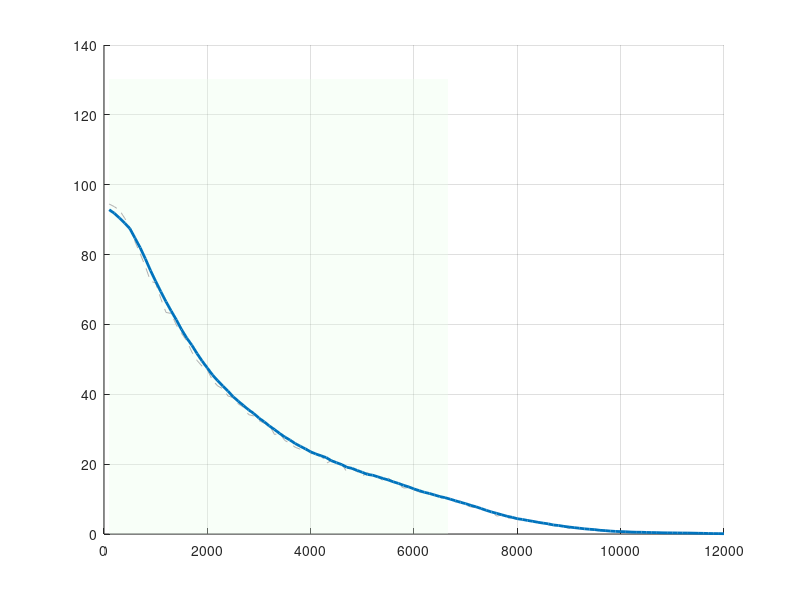

This figure's MATLAB source: (Note: this script raises an error after producing the figure.)
clc; clear; close all;
rng(42);   % Seed cố định — đảm bảo kết quả tái lập được khi bảo vệ đề tài
           % Nguồn: MathWorks, rng documentation

%% =========================
% 1. SYSTEM PARAMETERS
% =========================
% Đề tài: Thiết kế và đánh giá hiệu năng mạng Wi-Fi cho hệ thống UAV truyền video thời gian thực
% Chuẩn: IEEE 802.11ac (Wi-Fi 5), băng tần 5 GHz, kiến trúc Point-to-Point GCS <-> UAV
%
% Tham số phần cứng (khớp lý thuyết Chương 4.1):
%   UAV : NVIDIA Jetson Nano + Intel 8265NGW (module Wi-Fi M.2, 22×30mm)
%   GCS : Access Point tĩnh với anten định hướng độ lợi cao
%
% Hai kịch bản mô phỏng (Ch.4.3):
%   Kịch bản 1 — Biến độc lập: khoảng cách d (100–12000 m), vận tốc UAV = 0
%                Đánh giá: Throughput, SINR, Latency theo khoảng cách
%                Xuất: Figure 1, 2, 3
%   Kịch bản 2 — Biến độc lập: vận tốc v (0–30 m/s), khoảng cách cố định = 2000 m
%                Đánh giá: Jitter luồng UDP video do hiệu ứng Doppler/ICI
%                Xuất: Figure 4

fc     = 5e9;       % Tần số sóng mang (Hz) — băng 5 GHz, ít nhiễu, BW lớn (Ch.4.1)
c      = 3e8;       % Vận tốc ánh sáng (m/s)
lambda = c / fc;    % Bước sóng: lambda = 0.06 m tại 5 GHz
Pt     = 20;        % Công suất phát UAV (dBm) — giới hạn bởi pin Li-Po (Ch.4.1, Ch.2.2)
Gt     = 3;         % Độ lợi anten UAV: dipole/film đa hướng (dBi) — Ch.2.2
Gr     = 15;        % Độ lợi anten GCS: anten định hướng (dBi) — Ch.4.1
ht     = 50;        % Độ cao bay UAV (m) — kịch bản giám sát/tuần tra cố định
hr     = 2;         % Độ cao anten GCS tại mặt đất (m)
BW     = 40e6;      % Băng thông kênh 802.11ac (Hz) — chế độ 40 MHz (Ch.4.1)

% --- Nhiễu (khớp công thức lý thuyết Ch.4.2.4) ---
NF     = 7;                          % Noise Figure máy thu điển hình (dB)
N0     = -174 + 10*log10(BW) + NF;  % Nhiễu nhiệt nền tổng hợp (dBm)
                                     % Công thức: N0 = kTB + NF
                                     % Tại BW=40MHz: N0 ≈ -174 + 76 + 7 = -91 dBm
%
% Giả định Kịch bản 1: môi trường không có nhiễu đồng kênh đáng kể
% → I_mean đặt ở mức rất thấp (-110 dBm) để chỉ tính nhiễu nhiệt N0
% → Phù hợp với giả định "I = 0" trong phần mô tả kịch bản (Ch.4.3.1)
I_mean = -110;                       % Nhiễu đồng kênh nền (dBm) — gần như bằng 0

% --- Rician K-factor (Ch.4.2.3) ---
% K = 5: phù hợp UAV bay ở độ cao 50 m, tia LOS chiếm ưu thế (Ch.4.2.3)
% K tăng khi UAV nâng cao hơn (góc ngẩng lớn → LOS mạnh hơn đa đường)
K = 5;

%% =========================
% 2. WIFI MCS TABLE
% =========================
% Bảng MCS chuẩn IEEE 802.11ac, 1 spatial stream, BW = 40 MHz (Ch.4.2.5)
% Thuật toán điều chế tự động (Dynamic Rate Control): chọn MCS cao nhất
% mà SINR hiện tại vẫn đáp ứng ngưỡng SNR_req tương ứng.
% Nguồn: IEEE 802.11ac-2013 Table 22-26

SNR_req  = [4  7  10  13  16  20  24  28];  % Ngưỡng SINR tối thiểu theo từng MCS (dB)
PHY_rate = [13 27 40  54  81 108 121 135];  % Tốc độ PHY tương ứng (Mbps)
%            MCS0 MCS1 MCS2 MCS3 MCS4 MCS5  MCS6  MCS7
%            BPSK QPSK QPSK 16Q  16Q  64Q   64Q  256Q

MAC_eff          = 0.7;      % Hiệu suất tầng MAC (≈70% sau overhead CSMA/CA)
Packet_Size_bits = 1500 * 8; % Kích thước gói Ethernet tiêu chuẩn (bits)

%% =========================
% 3. KHOẢNG CÁCH & CRITICAL DISTANCE — KỊCH BẢN 1
% =========================
% Khoảng cách tới hạn dc = 4*ht*hr/lambda (Ch.4.2.1):
%   dc = 4 × 50 × 2 / 0.06 = 6667 m
%
% Tại d < dc: suy hao theo mô hình Free-Space (–20 dB/decade)
% Tại d > dc: suy hao theo mô hình Two-Ray bậc 4 (–40 dB/decade)
%             do giao thoa triệt tiêu giữa tia LOS và tia phản xạ mặt đất
%
% Dải khảo sát bắt đầu từ 100 m để thể hiện đỉnh Throughput/SINR vùng gần
% → cần thiết để phân tích đủ 3 vùng theo lý thuyết (Ch.4.3.1):
%   Vùng 1 (An toàn)   : d = 100 m – ~3000 m  → SINR cao, Throughput đỉnh
%   Vùng 2 (Suy giảm)  : d = 3000 m – dc      → SINR giảm dần, MCS lùi bậc
%   Vùng 3 (Sụp đổ)    : d > dc = 6667 m      → suy hao bậc 4, kết nối video mất

dc = (4 * ht * hr) / lambda;
fprintf('=== Khoảng cách tới hạn dc = %.0f m ===\n', dc);

d  = 100 : 100 : 12000;   % 100 m – 12 km, bước 100 m
Nd = length(d);

%% =========================
% 4. MONTE CARLO SETUP
% =========================
% Monte Carlo 500 lần lặp: đủ để trung bình hội tụ ổn định
% (sai số chuẩn ~ 1/sqrt(500) ≈ 4.5% so với giá trị kỳ vọng lý thuyết)
Nrun = 500;

Throughput_all = zeros(Nrun, Nd);
SINR_all       = zeros(Nrun, Nd);
Latency_all    = zeros(Nrun, Nd);

%% =========================
% 5. MAIN SIMULATION LOOP — KỊCH BẢN 1
% =========================
% Vòng lặp Monte Carlo: mỗi run mô phỏng một thực hiện ngẫu nhiên của kênh
% (shadowing + fading khác nhau) tại từng khoảng cách d(i).
% Kết quả cuối lấy trung bình qua 500 runs → phản ánh đặc tính thống kê kênh.

fprintf('Bắt đầu mô phỏng Kịch bản 1: Monte Carlo (%d runs × %d distances)...\n', Nrun, Nd);
tic;
for k = 1:Nrun
    for i = 1:Nd

        % ===== Mô hình Two-Ray Ground Reflection (Ch.4.2.1) =====
        % Phân vùng theo khoảng cách tới hạn dc:
        %   d <= dc: công suất thu theo FSPL (Free-Space Path Loss)
        %            PL = 20log(d) + 20log(4π/λ)  [dB]
        %   d >  dc: suy hao tăng thêm 40log(d/dc) so với PL tại dc
        %            tương đương hàm bậc 4 của khoảng cách (–40 dB/decade)
        if d(i) <= dc
            PL = 20*log10(d(i)) + 20*log10(4*pi / lambda);
        else
            PL_dc = 20*log10(dc) + 20*log10(4*pi / lambda);
            PL    = PL_dc + 40*log10(d(i) / dc);
        end
        % Công suất thu cơ sở: Pr_base = Pt + Gt + Gr - PL  [dBm]
        Pr_base = Pt + Gt + Gr - PL;

        % ===== Shadowing Log-Normal (Ch.4.2.2) =====
        % Biến thiên môi trường (địa hình, vật cản) được mô hình hóa
        % bằng phân bố Gauss: X_sigma ~ N(0, sigma²), sigma = 3 dB
        % Nguồn: Rappaport (2002), Wireless Communications, Sec.3.3
        shadowing   = randn * 3;              % N(0, 9): sigma = 3 dB
        Pr_shadowed = Pr_base + shadowing;

        % ===== Rician Fading (Ch.4.2.3) =====
        % Liên kết UAV–GCS luôn có tia LOS → phân bố Rician phù hợp hơn Rayleigh
        % Biên độ kênh: h = sqrt(K/(K+1)) + sqrt(1/(2(K+1))) × (N(0,1)+jN(0,1))
        %   Thành phần xác định: LOS_amp = sqrt(K/(K+1))
        %   Thành phần ngẫu nhiên: NLOS_amp ~ Gaussian phức (đa đường tán xạ)
        % Nguồn: Simon & Alouini (2005), Digital Communication over Fading Channels
        LOS_amp  = sqrt(K / (K + 1));
        NLOS_amp = sqrt(1 / (2*(K+1))) * (randn + 1i*randn);
        fading   = LOS_amp + NLOS_amp;
        % Cộng thêm ảnh hưởng fading (dB): Pr = Pr_shadowed + 20log|h|
        Pr       = Pr_shadowed + 20*log10(abs(fading));

        % ===== Nhiễu & SINR (Ch.4.2.4) =====
        % Nhiễu tức thời: I_inst = I_mean + N(0, 4) — biến động nhỏ quanh nền
        % Tổng công suất nhiễu + nhiệt: NI_mW = N0_mW + I_mW  [mW]
        % SINR = Pr - 10log(NI_mW)  [dB]
        % Vì I_mean = -110 dBm << N0 ≈ -91 dBm → SINR ≈ Pr - N0 (chỉ nhiễu nhiệt)
        I_inst         = I_mean + randn * 2;  % Nhiễu đồng kênh tức thời (dBm)
        NI_mW          = 10^(N0/10) + 10^(I_inst/10);
        SINR           = Pr - 10*log10(NI_mW);
        SINR_all(k, i) = SINR;

        % ===== Adaptive MCS — Điều chế tự động (Ch.4.2.5) =====
        % Chọn MCS cao nhất mà SINR hiện tại vẫn đáp ứng ngưỡng SNR_req
        % → Tối đa hóa thông lượng trong điều kiện kênh truyền hiện tại
        idx = find(SINR >= SNR_req, 1, 'last');
        if isempty(idx)
            rate = 0;   % SINR < 4 dB: không thể giải mã → kết nối sụp đổ
        else
            rate = PHY_rate(idx);
        end

        % ===== Throughput / Goodput (Ch.4.3.1) =====
        % Goodput = PHY_rate × MAC_efficiency
        % MAC_eff = 0.7: phản ánh overhead CSMA/CA, ACK, header 802.11
        % Khi rate = 0 (SINR < ngưỡng MCS0 = 4 dB): không có kết nối → Goodput = 0
        if rate == 0
            tp = 0;
        else
            tp = rate * MAC_eff;
        end
        Throughput_all(k, i) = tp;

        % ===== Latency E2E (Ch.1.3.1) =====
        % Tổng độ trễ đầu cuối = Prop_Delay + Tx_Delay + MAC_Queue_Delay
        %   Prop_Delay      = d/c       (truyền sóng điện từ trong không khí)
        %   Tx_Delay        = L/R       (thời gian truyền gói L bits ở tốc độ R)
        %   MAC_Queue_Delay = 2–5 ms    (CSMA/CA backoff + xếp hàng ngẫu nhiên)
        % Ngưỡng: latency > 200 ms → gán 200 ms (kết nối mất kiểm soát thực tế)
        Prop_Delay      = d(i) / c;
        MAC_Queue_Delay = 0.002 + rand * 0.003;
        if rate > 0
            Tx_Delay = Packet_Size_bits / (rate * 1e6);
        else
            Tx_Delay = inf;
        end

        current_latency = Prop_Delay + Tx_Delay + MAC_Queue_Delay;

        if rate == 0 || ~isfinite(current_latency) || current_latency > 0.2
            Latency_all(k, i) = 200;   % Giới hạn trên: kết nối không dùng được
        else
            Latency_all(k, i) = current_latency * 1000;   % Đổi s → ms
        end
    end
end

elapsed = toc;
fprintf('Kịch bản 1 hoàn thành! Thời gian: %.1f giây.\n', elapsed);

%% =========================
% 6. AVERAGING & SMOOTHING — KỊCH BẢN 1
% =========================
% Lấy trung bình qua 500 runs Monte Carlo → loại bỏ nhiễu thống kê
% Làm mượt bằng moving average (cửa sổ 8 điểm) → đường xu hướng rõ ràng hơn
% cho đồ thị, phù hợp báo cáo kỹ thuật

Throughput_avg = mean(Throughput_all, 1);
SINR_avg       = mean(SINR_all, 1);
Latency_avg    = mean(Latency_all, 1);

win = 8;   % Cửa sổ moving average: 8 điểm × 100 m/điểm = 800 m
Throughput_smooth = movmean(Throughput_avg, win);
SINR_smooth       = movmean(SINR_avg, win);
Latency_smooth    = movmean(Latency_avg, win);

%% =========================
% 7. JITTER MODEL — KỊCH BẢN 2
% =========================
% Kịch bản 2: Cố định khoảng cách d = 2000 m (vùng an toàn, SINR cao)
%             Thay đổi vận tốc v từ 0 → 30 m/s để khảo sát hiệu ứng Doppler
%
% Mô hình Jitter theo hiệu ứng Doppler/ICI (Ch.4.2.7):
%   fd = v × cos(θ) / lambda     [Hz]   — Tần số dịch chuyển Doppler
%   Jitter(ms) = J0 + alpha × fd²       — Jitter tăng theo bậc 2 của fd
%
% Cơ sở vật lý: Khi UAV di chuyển, dịch tần Doppler fd phá vỡ tính trực
% giao của các sóng mang con OFDM → sinh nhiễu liên sóng mang (ICI).
% ICI ∝ fd² → tầng MAC phải truyền lại gói (Retransmission) → Jitter tăng.
%
% Hiệu chỉnh tham số alpha để khớp Ch.4.3.2 (Jitter vượt 30 ms tại v = 7.5 m/s):
%   Góc worst-case: θ = 0° (UAV bay thẳng về GCS → cos(θ) = 1, fd lớn nhất)
%   fd_crit = 7.5 / 0.06 = 125 Hz
%   30 = 5 + alpha × 125²  →  alpha = 25/15625 = 0.0016
%   Kiểm tra: J(7.5) = 5 + 0.0016 × 15625 = 5 + 25 = 30 ms ✓
%
% Lưu ý về tỷ số fd/Δf_sc (IEEE 802.11ac, BW=40MHz, Δf_sc = 312.5 kHz):
%   Tại v = 30 m/s: fd_max = 500 Hz → fd/Δf_sc = 500/312500 ≈ 0.0016 << 1%
%   → ICI thực tế rất nhỏ về mặt vật lý; mô hình fd² là xấp xỉ worst-case
%     để minh họa xu hướng Jitter tăng theo vận tốc (Ch.4.3.2)

theta  = 0;               % Góc giữa hướng bay UAV và LOS đến GCS (rad), θ=0: worst-case
v      = 0 : 0.5 : 30;   % Vận tốc UAV (m/s): 0–30 m/s, bước 0.5 m/s
fd     = v * cos(theta) / lambda;   % Dịch tần Doppler (Hz): fd = v·cos(θ)/λ
J0     = 5;               % Jitter nền tại vận tốc 0 (ms) — do MAC queue bình thường
alpha  = 0.0016;          % Hệ số ICI: hiệu chỉnh để Jitter = 30 ms tại v = 7.5 m/s
Jitter = J0 + alpha * fd.^2;        % Mô hình Jitter tổng hợp (ms)

% Phân tích tỷ số fd/Δf_sc — kiểm tra mức độ ICI thực tế
delta_f_sc = 312.5e3;               % Khoảng cách sóng mang con OFDM (Hz) — 802.11ac 40MHz
fd_ratio   = fd / delta_f_sc;       % Tỷ số vô thứ nguyên
fprintf('\n--- Phân tích Doppler Kịch bản 2 ---\n');
fprintf('Góc θ = %.0f° → cos(θ) = %.2f (worst-case)\n', rad2deg(theta), cos(theta));
fprintf('v_max = 30 m/s → fd_max = %.1f Hz, fd/Δf_sc = %.5f\n', max(fd), max(fd_ratio));
fprintf('→ fd/Δf_sc << 1%% tại mọi v ≤ 30 m/s: ICI vật lý rất nhỏ\n');
fprintf('→ Mô hình J0+alpha·fd² là xấp xỉ worst-case để minh họa xu hướng Jitter\n');

%% =========================
% 8. NGƯỠNG KPI — Bảng 2.1
% =========================
% Các ngưỡng hiệu năng yêu cầu từ Bảng 2.1 (Ch.2.3.2):
%   Throughput ≥ 5 Mbps : đảm bảo luồng video HD H.264/H.265 không bị hạ chất lượng
%   Latency   < 100 ms  : giới hạn sinh lý an toàn cho điều khiển FPV (Ch.1.3.1)
%   Jitter    < 30 ms   : ngăn tràn bộ đệm UDP, tránh giật/xé hình (Ch.1.3.2)

realtime_th = 5;    % Throughput tối thiểu cho video HD (Mbps)
latency_th  = 100;  % Độ trễ E2E tối đa cho FPV/realtime (ms)
jitter_th   = 30;   % Jitter tối đa cho luồng UDP video (ms)

% Xác định điểm vi phạm KPI — Kịch bản 1
fail_idx   = Throughput_smooth < realtime_th;
fail_point = find(fail_idx, 1, 'first');

high_latency_idx = Latency_smooth > latency_th;
lat_fail_point   = find(high_latency_idx, 1, 'first');

% Xác định điểm vi phạm Jitter — Kịch bản 2
jitter_fail_idx = find(Jitter > jitter_th, 1, 'first');

%% =========================
% 9. PLOTS
% =========================
% Màu sắc theo quy ước IEEE (dùng nhất quán trên tất cả các Figure)
col_raw    = [0.70 0.70 0.70];   % Xám nhạt — đường Raw (Monte Carlo)
col_smooth = [0.00 0.45 0.74];   % Xanh dương IEEE — đường Smoothed
col_warn   = [1.00 0.60 0.60];   % Đỏ nhạt — vùng vi phạm KPI

%% ===== Figure 1: Throughput vs Khoảng cách — Kịch bản 1 =====
% Thể hiện 3 vùng hoạt động theo lý thuyết Ch.4.3.1:
%   Vùng AN TOÀN (nền xanh): d < dc, Throughput >> 5 Mbps
%   Vùng SỤP ĐỔ  (nền cam) : d > dc, Throughput < 5 Mbps, suy hao bậc 4
figure('Name','Fig 1: Throughput vs Distance','NumberTitle','off');
hold on; grid on;

ylim_max = max(Throughput_smooth)*1.35 + 5;
patch([d(1) dc dc d(1)], [0 0 ylim_max ylim_max], [0.9 1.0 0.9], ...
    'EdgeColor','none','FaceAlpha',0.3,'DisplayName','Vùng An toàn (d < d_c)');
patch([dc dc d(end) d(end)], [0 0 ylim_max ylim_max], [1.0 0.95 0.85], ...
    'EdgeColor','none','FaceAlpha',0.3,'DisplayName','Vùng Suy giảm / Sụp đổ (d > d_c)');

plot(d, Throughput_avg,    '--','Color',col_raw,    'DisplayName','Raw (Monte Carlo)');
plot(d, Throughput_smooth, '-', 'Color',col_smooth, 'LineWidth',2,'DisplayName','Smoothed');
yline(realtime_th,'r--','LineWidth',1.5,'Label','Ngưỡng KPI Video ≥ 5 Mbps (Bảng 2.1)');

xline(dc,'k:','LineWidth',1.5,'Label',sprintf('d_c = %.0f m',dc), ...
    'LabelVerticalAlignment','bottom');

if ~isempty(fail_point)
    x_f = d(fail_point); y_f = Throughput_smooth(fail_point);
    area(d(fail_idx), Throughput_smooth(fail_idx), ...
        'FaceColor',col_warn,'EdgeColor','none','FaceAlpha',0.5, ...
        'DisplayName','Dưới ngưỡng KPI (< 5 Mbps)');
    plot(x_f, y_f,'ro','MarkerSize',8,'LineWidth',2,'HandleVisibility','off');
    text(x_f+100, y_f+3, sprintf('Sụp đổ @ %d m',round(x_f)), ...
        'Color','r','FontWeight','bold','FontSize',9);
end

xlabel('Khoảng cách UAV – GCS (m)','FontSize',11);
ylabel('Throughput MAC (Mbps)','FontSize',11);
title('Throughput vs Khoảng cách – Kịch bản 1 (Ch.4.3.1)','FontSize',12);
legend('Location','northeast','FontSize',9);
xlim([d(1) d(end)]); ylim([0 ylim_max]);

text(dc*0.35, ylim_max*0.92,'Vùng AN TOÀN', ...
    'Color',[0.1 0.5 0.1],'FontWeight','bold','HorizontalAlignment','center','FontSize',9);
text(dc*1.35, ylim_max*0.92,'Vùng SỤP ĐỔ', ...
    'Color',[0.7 0.2 0.0],'FontWeight','bold','HorizontalAlignment','center','FontSize',9);

%% ===== Figure 2: SINR vs Khoảng cách — Kịch bản 1 =====
% Thể hiện sự suy giảm SINR theo khoảng cách và điểm gãy tại dc
% Các đường kẻ ngang là ngưỡng SINR tối thiểu của từng mức MCS (Ch.4.2.5)
figure('Name','Fig 2: SINR vs Distance','NumberTitle','off');
hold on; grid on;

ylim_sinr = [min(SINR_smooth)-5, max(SINR_smooth)+5];
patch([d(1) dc dc d(1)], [ylim_sinr(1) ylim_sinr(1) ylim_sinr(2) ylim_sinr(2)], ...
    [0.9 1.0 0.9],'EdgeColor','none','FaceAlpha',0.3,'DisplayName','Vùng An toàn');
patch([dc dc d(end) d(end)], [ylim_sinr(1) ylim_sinr(1) ylim_sinr(2) ylim_sinr(2)], ...
    [1.0 0.95 0.85],'EdgeColor','none','FaceAlpha',0.3,'DisplayName','Vùng Suy giảm / Sụp đổ');

plot(d, SINR_avg,    '--','Color',col_raw,    'DisplayName','Raw');
plot(d, SINR_smooth, '-', 'Color',col_smooth, 'LineWidth',2,'DisplayName','Smoothed');

% Vẽ ngưỡng SINR tối thiểu của từng MCS (Ch.4.2.5)
mcs_col = lines(length(SNR_req));
for m = 1:length(SNR_req)
    yline(SNR_req(m),':','Color',mcs_col(m,:),'Alpha',0.7, ...
        'Label',sprintf('MCS%d (%d dB)',m-1,SNR_req(m)), ...
        'LabelHorizontalAlignment','right','FontSize',7);
end

xline(dc,'k:','LineWidth',1.5,'Label',sprintf('d_c = %.0f m',dc), ...
    'LabelVerticalAlignment','bottom');

% Tô vùng SINR dưới ngưỡng MCS0 = 4 dB — kết nối mất hoàn toàn
weak_idx = SINR_smooth < SNR_req(1);
if any(weak_idx)
    area(d(weak_idx), SINR_smooth(weak_idx), ...
        'FaceColor',col_warn,'EdgeColor','none','FaceAlpha',0.5,'BaseValue',ylim_sinr(1), ...
        'DisplayName','Vùng tín hiệu yếu (SINR < 4 dB)');
    ws = find(weak_idx,1,'first');
    text(d(ws)+200, SINR_smooth(ws)+2,'Weak Signal Region', ...
        'Color','r','FontWeight','bold','FontSize',9);
end

xlabel('Khoảng cách UAV – GCS (m)','FontSize',11);
ylabel('SINR (dB)','FontSize',11);
title('SINR vs Khoảng cách – Kịch bản 1 (Ch.4.3.1, Mô hình Ch.4.2.1–4.2.4)','FontSize',12);
legend('Location','northeast','FontSize',9);
xlim([d(1) d(end)]); ylim(ylim_sinr);

%% ===== Figure 3: Latency vs Khoảng cách — Kịch bản 1 =====
% Thể hiện độ trễ E2E theo khoảng cách
% Ngưỡng 100 ms: giới hạn sinh lý an toàn cho điều khiển FPV (Ch.1.3.1)
% Vượt ngưỡng này phi công mất khả năng phản ứng kịp thời với chướng ngại vật
figure('Name','Fig 3: Latency vs Distance','NumberTitle','off');
hold on; grid on;

patch([d(1) dc dc d(1)], [0 0 220 220], [0.9 1.0 0.9], ...
    'EdgeColor','none','FaceAlpha',0.3,'DisplayName','Vùng An toàn');
patch([dc dc d(end) d(end)], [0 0 220 220], [1.0 0.95 0.85], ...
    'EdgeColor','none','FaceAlpha',0.3,'DisplayName','Vùng Suy giảm / Sụp đổ');

plot(d, Latency_avg,    '--','Color',col_raw,'DisplayName','Raw');
plot(d, Latency_smooth, '-m','LineWidth',2,  'DisplayName','Smoothed');
yline(latency_th,'r--','LineWidth',1.5, ...
    'Label',sprintf('Ngưỡng FPV Realtime (%d ms) — Ch.1.3.1',latency_th));

xline(dc,'k:','LineWidth',1.5,'Label',sprintf('d_c = %.0f m',dc), ...
    'LabelVerticalAlignment','bottom');

if any(high_latency_idx)
    area(d(high_latency_idx), Latency_smooth(high_latency_idx), ...
        'FaceColor',col_warn,'EdgeColor','none','FaceAlpha',0.5, ...
        'BaseValue',latency_th,'DisplayName','Vượt ngưỡng Latency (> 100 ms)');
    if ~isempty(lat_fail_point)
        x_lf = d(lat_fail_point); y_lf = Latency_smooth(lat_fail_point);
        plot(x_lf, y_lf,'ro','MarkerSize',8,'LineWidth',2,'HandleVisibility','off');
        text(x_lf+150, y_lf+8, sprintf('Latency Fail\n@ %d m',round(x_lf)), ...
            'Color','r','FontWeight','bold','FontSize',9);
    end
end

xlabel('Khoảng cách UAV – GCS (m)','FontSize',11);
ylabel('Độ trễ E2E (ms)','FontSize',11);
title('Độ trễ End-to-End vs Khoảng cách – Kịch bản 1 (Ch.1.3.1)','FontSize',12);
legend('Location','northwest','FontSize',9);
xlim([d(1) d(end)]); ylim([0 220]);

%% ===== Figure 4: Jitter vs Vận tốc UAV — Kịch bản 2 =====
% Thể hiện 3 vùng hoạt động theo lý thuyết Ch.4.3.2:
%   Vùng ổn định    : v = 0–7.5 m/s  → Jitter < 30 ms, video mượt
%   Điểm tới hạn    : v ≈ 7.5 m/s (27 km/h) → Jitter = 30 ms, điểm gãy
%   Vùng mất ổn định: v > 7.5 m/s   → Jitter > 30 ms, video giật/xé hình
figure('Name','Fig 4: Jitter vs UAV Velocity','NumberTitle','off');
hold on; grid on;

% Tô vùng Jitter vượt ngưỡng (Unstable Video)
fail_v = Jitter > jitter_th;
if any(fail_v)
    area(v(fail_v), Jitter(fail_v), ...
        'FaceColor',col_warn,'EdgeColor','none','FaceAlpha',0.5, ...
        'BaseValue',jitter_th,'DisplayName','Vùng mất ổn định (Jitter > 30 ms)');
end

plot(v, Jitter,'b','LineWidth',2,'DisplayName', ...
    sprintf('Jitter = %d + %.4f × f_d² (ms)',J0,alpha));
yline(jitter_th,'r--','LineWidth',1.5, ...
    'Label',sprintf('Ngưỡng KPI Jitter (%d ms) — Bảng 2.1',jitter_th));

% Đánh dấu điểm vận tốc tới hạn
if ~isempty(jitter_fail_idx)
    v_crit  = v(jitter_fail_idx);
    fd_crit = fd(jitter_fail_idx);
    plot(v_crit, Jitter(jitter_fail_idx),'ro','MarkerSize',8,'LineWidth',2, ...
        'HandleVisibility','off');
    text(v_crit+0.5, Jitter(jitter_fail_idx)+3, ...
        sprintf('ICI vượt ngưỡng\nv = %.1f m/s (%.0f km/h)\nf_d = %.0f Hz', ...
        v_crit, v_crit*3.6, fd_crit), ...
        'Color','r','FontWeight','bold','FontSize',9);
    text(mean(v(fail_v)), max(Jitter)*0.75,'Unstable Video', ...
        'Color','r','FontWeight','bold','HorizontalAlignment','center','FontSize',10);
end

% Ghi chú tần số Doppler tại các mốc vận tốc
for ii = 1:3:length(v)
    text(v(ii), Jitter(ii)-4, sprintf('f_d\n%.0f Hz',fd(ii)), ...
        'FontSize',7,'HorizontalAlignment','center','Color',[0.4 0.4 0.4]);
end

xlabel('Vận tốc UAV (m/s)','FontSize',11);
ylabel('Jitter (ms)','FontSize',11);
title('Jitter vs Vận tốc UAV – Kịch bản 2 (Ch.4.3.2, Mô hình Ch.4.2.7)','FontSize',12);
legend('Location','northwest','FontSize',9);
xlim([v(1) v(end)]); ylim([0 max(Jitter)*1.2+5]);

%% =========================
% 10. SUMMARY REPORT
% =========================
fprintf('\n============================================================\n');
fprintf('         TÓM TẮT KẾT QUẢ MÔ PHỎNG HAI KỊCH BẢN\n');
fprintf('============================================================\n');
fprintf('--- Thông số hệ thống ---\n');
fprintf('Tần số              : %.1f GHz\n', fc/1e9);
fprintf('Băng thông          : %.0f MHz\n', BW/1e6);
fprintf('Công suất phát UAV  : %.0f dBm\n', Pt);
fprintf('Gain anten GCS      : %.0f dBi\n', Gr);
fprintf('Độ cao UAV / GCS    : %.0f m / %.0f m\n', ht, hr);
fprintf('Khoảng cách tới hạn : %.0f m (Two-Ray d_c = 4×ht×hr/λ)\n', dc);
fprintf('Rician K-factor     : %d\n', K);
fprintf('Monte Carlo runs    : %d\n', Nrun);
fprintf('------------------------------------------------------------\n');
fprintf('--- Kết quả Kịch bản 1: Throughput / SINR / Latency vs Khoảng cách ---\n');
if ~isempty(fail_point)
    fprintf('[KQ1] Throughput sụp đổ    : @ %.0f m (xuống dưới %.0f Mbps)\n', ...
        d(fail_point), realtime_th);
else
    fprintf('[KQ1] Throughput           : Không sụp đổ trong dải khảo sát 100–12000 m\n');
end
fprintf('[KQ2] SINR max / min       : %.1f dB / %.1f dB\n', ...
    max(SINR_smooth), min(SINR_smooth));
if ~isempty(lat_fail_point)
    fprintf('[KQ3] Latency vượt ngưỡng : @ %.0f m (vượt %.0f ms)\n', ...
        d(lat_fail_point), latency_th);
else
    fprintf('[KQ3] Latency             : Không vượt ngưỡng trong dải khảo sát\n');
end
fprintf('------------------------------------------------------------\n');
fprintf('--- Kết quả Kịch bản 2: Jitter vs Vận tốc UAV ---\n');
if ~isempty(jitter_fail_idx)
    fprintf('[KQ4] Jitter vượt ngưỡng  : v > %.1f m/s (%.0f km/h), f_d = %.0f Hz\n', ...
        v(jitter_fail_idx), v(jitter_fail_idx)*3.6, fd(jitter_fail_idx));
    fprintf('      fd/Δf_sc tại điểm tới hạn : %.5f (ICI vật lý rất nhỏ)\n', ...
        fd(jitter_fail_idx)/delta_f_sc);
else
    fprintf('[KQ4] Jitter              : Luôn trong ngưỡng cho v = 0–30 m/s\n');
end
fprintf('============================================================\n');
fprintf('→ [Kịch bản 1] UAV hoạt động AN TOÀN trong bán kính < d_c = %.0f m\n', dc);
if ~isempty(jitter_fail_idx)
    v_safe = v(jitter_fail_idx) - 0.5;
    fprintf('→ [Kịch bản 2] Vận tốc tối đa để video ổn định : %.1f m/s (%.0f km/h)\n', ...
        v_safe, v_safe*3.6);
    fprintf('   (Góc θ = %.0f° — worst-case: UAV bay thẳng về GCS)\n', rad2deg(theta));
else
    fprintf('→ [Kịch bản 2] Jitter ổn định toàn bộ dải vận tốc 0–30 m/s\n');
end
fprintf('============================================================\n');
